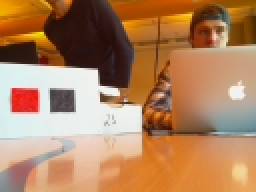
#> input picture basic_robot/bilder/bilde.png, 128 x 96 px (shown 2 times larger)
$ python test.py
#> lines starting #> are read from the running program, lines starting #| are printed output that depends on the picture
### basic_robot/imager2.py
from PIL import Image
from PIL import ImageFilter
from PIL import ImageEnhance


class Imager():

    _pixel_colors_ = {'red':(255,0,0), 'green': (0,255,0), 'blue': (0,0,255), 'white': (255,255,255),
                      'black': (0,0,0)}

    def __init__(self,fid=False,image=False,width=100,height=100,background='black',mode='RGB'):
        self.fid = fid # The image file
        self.image = image # A PIL image object
        self.xmax = width; self.ymax = height # These can change if there's an input image or file
        self.mode = mode
        self.init_image(background=background)

    def init_image(self,background='black'):
        if self.fid: self.load_image()
        if self.image: self.get_image_dims()
        else: self.image = self.gen_plain_image(self.xmax,self.ymax,background)

    # Load image from file
    def load_image(self):
        self.image = Image.open(self.fid)  # the image is actually loaded as needed (automatically by PIL)
#> self.image is the input picture: PIL image 128x96 RGB; mean R, G, B 176.2, 130.9, 94.5
        if self.image.mode != self.mode:
            self.image = self.image.convert(self.mode)

    # Save image to a file.  Only if fid has no extension is the type argument used.  When writing to a JPEF
    # file, use the extension JPEG, not JPG, which seems to cause some problems.
    # [4 lines left out: function dump_image, not called in this run]

    def get_image(self): return self.image
    def set_image(self,im): self.image = im

    def display(self):
        self.image.show()

    def get_image_dims(self):
         self.xmax = self.image.size[0]
#> self.xmax = 128
         self.ymax = self.image.size[1]
#> self.ymax = 96

    def copy_image_dims(self,im2):
        im2.xmax = self.xmax; im2.ymax = self.ymax

    def gen_plain_image(self,x,y,color,mode=None):
        m = mode if mode else self.mode
        return Image.new(m,(x,y),self.get_color_rgb(color))

    def get_color_rgb(self,colorname): return Imager._pixel_colors_[colorname]

    # This returns a resized copy of the image
    def resize(self,new_width,new_height,image=False):
        image = image if image else self.image
        return Imager(image=image.resize((new_width,new_height)))

    def scale(self,xfactor,yfactor):
        return self.resize(round(xfactor*self.xmax),round(yfactor*self.ymax))

    def get_pixel(self,x,y): return self.image.getpixel((x,y))
    def set_pixel(self,x,y,rgb): self.image.putpixel((x,y),rgb)

    def combine_pixels(self,p1,p2,alpha=0.5):
        return tuple([round(alpha*p1[i] + (1 - alpha)*p2[i]) for i in range(3)])

    # The use of Image.eval applies the func to each BAND, independently, if image pixels are RGB tuples.
    # [26 lines left out: functions map_image, map_image2, map_color_wta, not called in this run]


    # Note that grayscale uses the RGB triple to define shades of gray.
    def gen_grayscale(self,image=False): return self.scale_colors(image=image,degree=0)

    def scale_colors(self,image=False,degree=0.5):
        image = image if image else self.image
        return Imager(image=ImageEnhance.Color(image).enhance(degree))

    def paste(self,im2,x0=0,y0=0):
        self.get_image().paste(im2.get_image(),(x0,y0,x0+im2.xmax,y0+im2.ymax))

    ### Combining imagers in various ways.

    ## The two concatenate operations will handle images of different sizes
    # [53 lines left out: functions concat_vert, concat_horiz, morph, morph4, morphroll, tunnel, not called in this run]

    def mortun(self,im2,levels=5,scale=0.75):
        return self.tunnel(levels,scale).morph4(im2.tunnel(levels,scale))

### *********** TESTS ************************

# Note: the default file paths for these examples are for unix!

# [27 lines left out: functions ptest1, ptest2, ptest3, reformat, not called in this run]

### basic_robot/camera.py
import os
from PIL import Image

# KOMMENTAR
class Camera():

    def __init__(self, img_width=128, img_height=96, img_rot=0):
        self.value = None
        self.img_width = img_width
        self.img_height = img_height
        self.img_rot = img_rot

    def get_value(self):  return self.value

    def update(self):
        self.sensor_get_value()
        return self.value

    def reset(self):
        self.value = None

    # [6 lines left out: function sensor_get_value, not called in this run]

# Just testing the camera in python

# os.system('raspistill -t 1 -o image.png -w "' + str(200) + '" -h "' + str(200) + '" -rot "' + str(0) + '"')

### basic_robot/test.py
# test for å gjøre om bilde til tre hovedfarger

from camera import Camera
import imager2 as IMR

class ProcessPic:

    def __init__(self):
        self.cam = Camera()
        self.im = IMR.Imager("bilder/bilde.png")
        self.s = 1

    def takePic(self):
        return IMR.Imager(image=self.cam.update().scale(self.s, self.s))

    def redShift(self, im):
        x, y = range(im.xmax), range(im.ymax)
        for i in y:
            for j in x:
                pix = im.get_pixel(j, i)  # HAR BRUK BLÅ OG IKKE GRØNN!!!
                if pix[0] > 200 and (pix[1] < 80) and (pix[2] < 80):
                    im.set_pixel(j, i, (255,0,0))
                else:
                    im.set_pixel(j, i, (0,0,255))
                    counter = 0
        im.display()
#> in display (call 2), `self.image.show()`:
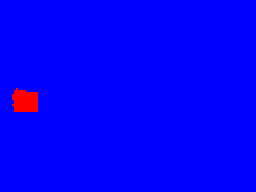
#> shown: PIL image 128x96 RGB (shown 2 times larger); mean R, G, B 2.7, 0, 252.3
        return im

    def process2(self):
        # self.im = self.takePic()
        self.im.display()
        nyIm = self.redShift(self.im)
        x, y = range(nyIm.xmax), range(nyIm.ymax)
        redCounter = 0
        for i in y:
            for j in x:
                pix = nyIm.get_pixel(j, i)  # HAR BRUK BLÅ OG IKKE GRØNN!!!
                if pix[0] > 200 and pix[1] < 110:
                    redCounter += 1
#> after the loop, redCounter = 131
        print(redCounter)
#| 131
        if redCounter > 700:
            return 1000
        return 1

    def process3(self):
        # self.im = self.takePic()
        x, y = range(self.im.xmax), range(self.im.ymax)
        redCounter = 0
        blueCounter = 0
        oppeVenstreRød, nedeHøyreRød, oppeVenstreGrønn, nedeHøyreGrønn = None, None, None, None
        for i in y:
            for j in x:
                pix = self.im.get_pixel(j, i)  # HAR BRUK BLÅ OG IKKE GRØNN!!!
                if (pix[1] < 100) and (pix[2] < 100):
                    if redCounter == 0:
                        oppeVenstreRød = [j, i]
                        redCounter += 1
                    nedeHøyreRød = [j, i]
                elif (pix[0] < 100) and (pix[1] < 100):
                    if blueCounter == 0:
                        oppeVenstreGrønn = [j, i]
                        blueCounter += 1
                    nedeHøyreGrønn = [j, i]
        print(oppeVenstreRød, nedeHøyreRød, oppeVenstreGrønn, nedeHøyreGrønn)
        print(min([oppeVenstreRød[0], nedeHøyreRød[0]]) * min([oppeVenstreRød[1], nedeHøyreRød[1]]))
        print(min([oppeVenstreGrønn[0], nedeHøyreGrønn[0]]) * min([oppeVenstreGrønn[1], nedeHøyreGrønn[1]]))
        if redCounter > 400:
            return 1000
        elif blueCounter > 400:
            return 0
        else:
            pass  # self.process()


test = ProcessPic()
print(test.process2())
